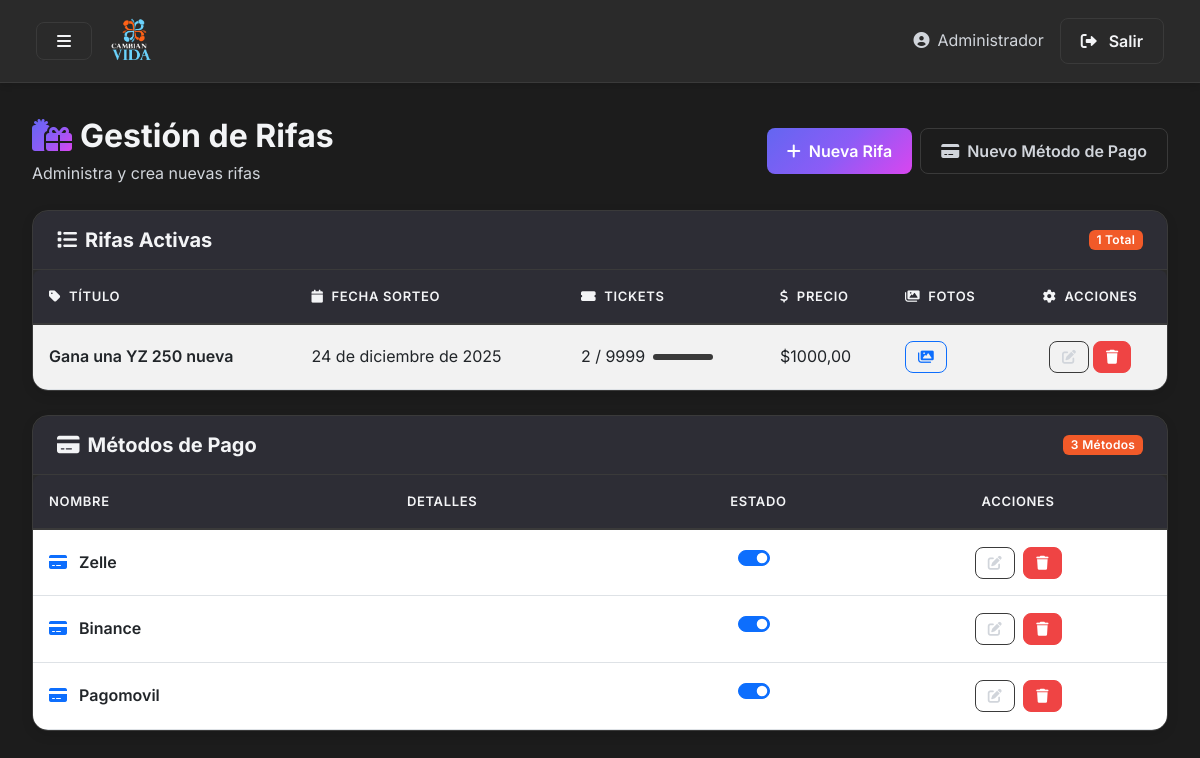
The page /app2/control/ (signed in) on the database its author committed.
### app1/models.py (models this page shows, shortened)
class Rifa(models.Model):
    titulo = models.CharField(max_length=200)
    descripcion = models.TextField(blank=True)
    fecha_sorteo = models.DateField()
    total_tickets = models.PositiveIntegerField(default=100)
    precio = models.DecimalField(max_digits=10, decimal_places=2, default=0)
    winner_ticket = models.ForeignKey('Ticket', null=True, blank=True, on_delete=models.SET_NULL, related_name='won_rifa')
    class Meta:
        ordering = ['-fecha_sorteo', 'titulo']
    @property
    def tickets_sold(self):
        return self.tickets.count()

class PaymentMethod(models.Model):
    nombre = models.CharField(max_length=200)
    detalles = models.TextField(blank=True, help_text='Instrucciones o datos para el pago, p.ej. número de cuenta, titular, nota')
    activo = models.BooleanField(default=True)
    creado_en = models.DateTimeField(auto_now_add=True)
    class Meta:
        ordering = ['-creado_en', 'nombre']

### app2/views.py (the view, shortened to what this page needs)
# urls.py: path('control/', views.control, name='control'),
def control(request):
    user_id = request.session.get('user_admin_id')
    if not user_id:
        messages.error(request, 'Debe iniciar sesión primero')
        return redirect('login')
    try:
        user = User_admin.objects.get(id=user_id)
    except User_admin.DoesNotExist:
        messages.error(request, 'Usuario no encontrado')
        return redirect('login')
    rifas = crud_rifas.obtener_rifas()
    app_methods = app1_crud.obtener_todos_metodos()
    rifas_list = []
    for r in rifas:
        images = []
        try:
            for img in r.images.all():
                try:
                    images.append(img.image.url)
                except Exception:
                    continue
        except Exception:
            images = []
        rifas_list.append({
            'id': r.id,
            'titulo': r.titulo,
            'descripcion': r.descripcion,
            'fecha_sorteo': r.fecha_sorteo.isoformat() if getattr(r, 'fecha_sorteo', None) else None,
            'total_tickets': r.total_tickets,
            'precio': float(r.precio) if getattr(r, 'precio', None) is not None else 0,
            'images': images,
            'tickets_sold': getattr(r, 'tickets', None) and r.tickets.count() or 0,
        })
    rifas_json = json.dumps(rifas_list, cls=DjangoJSONEncoder)
    context = {
        'rifas': rifas,
        'app_methods': app_methods,
        'rifas_json': rifas_json,
    }
    return render(request, 'control.html', context)

### app1/crud.py (called while the page is built)
def obtener_todos_metodos():
    return PaymentMethod.objects.all().prefetch_related('fields').order_by('-creado_en')

### app2/crud.py (called while the page is built)
def obtener_rifas():
    return Rifa.objects.all().prefetch_related('images')

### app2/templates/control.html (shortened to what this page needs)
{% load static %}
<!DOCTYPE html>
<html lang="es">
<head>
    <link href="https://cdn.jsdelivr.net/npm/bootstrap@5.3.0/dist/css/bootstrap.min.css" rel="stylesheet">
    <link rel="stylesheet" href="https://cdnjs.cloudflare.com/ajax/libs/font-awesome/6.0.0/css/all.min.css">
    <link rel="stylesheet" href="{% static 'css/paneles-style.css' %}">
</head>
<body>
    <nav class="navbar navbar-expand-lg navbar-dark">
      <div class="container-fluid">
        <button class="btn btn-outline-light me-3" id="sidebarToggle">
          <i class="fas fa-bars"></i>
        </button>
        <img src="{% static 'images/cambiando vidas def-04.png' %}" alt="Logo" height="50" class="me-2">
        <div class="ms-auto d-flex align-items-center">
          <span class="text-secondary me-3 d-none d-md-inline">
            <i class="fas fa-user-circle me-2"></i>Administrador
          </span>
          <a href="{% url 'login' %}" class="btn btn-outline-light">
            <i class="fas fa-sign-out-alt"></i>
            <span class="d-none d-md-inline ms-1">Salir</span>
          </a>
        </div>
      </div>
    </nav>
  <div class="d-flex toggled" id="wrapper" style="min-height: 100vh;">
      <div class="flex-grow-1" id="page-content-wrapper">
        <div class="d-flex justify-content-between align-items-center mb-4">
            <div>
                <h2 class="mb-1">
                    <i class="fas fa-gifts me-2 text-gradient"></i>Gestión de Rifas
                </h2>
                <p class="text-secondary mb-0">Administra y crea nuevas rifas</p>
            </div>
            <div class="d-flex gap-2">
              <button class="btn btn-primary" data-bs-toggle="modal" data-bs-target="#createRifaModal">
                <i class="fas fa-plus"></i> Nueva Rifa
              </button>
              <button class="btn btn-outline-secondary" data-bs-toggle="modal" data-bs-target="#createPaymentModal">
                <i class="fas fa-credit-card"></i> Nuevo Método de Pago
              </button>
            </div>
        </div>
        <div class="card mb-4">
            <div class="card-header d-flex justify-content-between align-items-center">
                <h5 class="mb-0">
                    <i class="fas fa-list me-2"></i>Rifas Activas
                </h5>
                <span class="badge bg-primary">{{ rifas|length }} Total</span>
            </div>
            <div class="card-body p-0">
                <div class="table-responsive">
                    <table class="table table-hover table-striped mb-0">
                        <thead>
                            <tr>
                                <th><i class="fas fa-tag me-2"></i>Título</th>
                                <th><i class="fas fa-calendar me-2"></i>Fecha Sorteo</th>
                                <th><i class="fas fa-ticket-alt me-2"></i>Tickets</th>
                                <th><i class="fas fa-dollar-sign me-2"></i>Precio</th>
                                <th><i class="fas fa-images me-2"></i>Fotos</th>
                                <th class="text-center"><i class="fas fa-cog me-2"></i>Acciones</th>
                            </tr>
                        </thead>
                        <tbody>
                            {% for rifa in rifas %}
                            <tr>
                                <td class="fw-semibold">{{ rifa.titulo }}</td>
                                <td>{{ rifa.fecha_sorteo }}</td>
                                <td>
                                    <div class="d-flex align-items-center gap-2">
                                        <span>{{ rifa.tickets_sold }} / {{ rifa.total_tickets }}</span>
                                        <div class="progress" style="width: 60px; height: 6px;">
                                        </div>
                                    </div>
                                </td>
                <td>
                  ${{ rifa.precio|default:0|floatformat:2 }}
                </td>
                <td>
                  {% if rifa.images.all %}
                    <button type="button" class="btn btn-sm btn-outline-primary view-photos-btn" data-id="{{ rifa.id }}" title="Ver fotos">
                    <i class="fas fa-images"></i>
                    </button>
                  {% else %}
                    <span class="text-muted">Sin imágenes</span>
                  {% endif %}
                </td>
                                <td class="text-center">
                  <div class="d-flex justify-content-center gap-1">
                    <button type="button" class="btn btn-sm btn-outline-secondary edit-rifa-btn" data-id="{{ rifa.id }}" data-titulo="{{ rifa.titulo|escapejs }}" data-fecha="{{ rifa.fecha_sorteo }}" data-total="{{ rifa.total_tickets }}" data-desc="{{ rifa.descripcion|escapejs }}" data-precio="{{ rifa.precio|default:0 }}" data-bs-toggle="modal" data-bs-target="#editRifaModal">
                      <i class="fas fa-edit"></i>
                    </button>
                    <form method="post" style="display:inline;">
                      <button type="submit" class="btn btn-danger btn-sm" title="Eliminar">
                        <i class="fas fa-trash"></i>
                      </button>
                    </form>
                  </div>
                                </td>
                            </tr>
                            {% endfor %}
                        </tbody>
                    </table>
                </div>
            </div>
        </div>
        <div class="card">
          <div class="card-header d-flex justify-content-between align-items-center">
            <h5 class="mb-0">
                <i class="fas fa-credit-card me-2"></i>Métodos de Pago
            </h5>
            <span class="badge bg-primary">{{ app_methods|length }} Métodos</span>
          </div>
          <div class="card-body p-0">
            <div class="table-responsive">
                <table class="table table-hover mb-0">
                  <thead>
                    <tr>
                      <th>Nombre</th>
                      <th>Detalles</th>
                      <th class="text-center">Estado</th>
                      <th class="text-center">Acciones</th>
                    </tr>
                  </thead>
                  <tbody>
                  {% for metodo in app_methods %}
                    <tr>
                      <td class="fw-semibold">
                        <i class="fas fa-credit-card me-2 text-primary"></i>
                        {{ metodo.nombre }}
                      </td>
                      <td style="max-width:400px;">
                      </td>
                      <td class="text-center">
                        <form method="post" class="d-inline toggle-active-form" id="toggle-form-{{ metodo.id }}">
                          <div class="form-check form-switch d-inline-block">
                            <input class="form-check-input toggle-active-input" type="checkbox"
                                   id="toggleActive{{ metodo.id }}" {% if metodo.activo %}checked{% endif %}>
                          </div>
                        </form>
                      </td>
                      <td class="text-center">
                        <button type="button" class="btn btn-sm btn-outline-secondary edit-method-btn me-1"
                                data-id="{{ metodo.id }}"
                                data-name="{{ metodo.nombre|escapejs }}"
                                data-fields='[{% for f in metodo.fields.all %}{"field_name":"{{ f.field_name|escapejs }}","field_value":"{{ f.field_value|escapejs }}"}{% if not forloop.last %},{% endif %}{% endfor %}]'
                                data-bs-toggle="modal"
                                data-bs-target="#editPaymentModal">
                            <i class="fas fa-edit"></i>
                        </button>
                        <form method="post" class="d-inline">
                          <button type="submit" class="btn btn-sm btn-danger">
                            <i class="fas fa-trash"></i>
                          </button>
                        </form>
                      </td>
                    </tr>
                  {% endfor %}
                  </tbody>
                </table>
            </div>
          </div>
        </div>
      </div>
    </div>
    <div aria-live="polite" aria-atomic="true" class="position-fixed top-0 end-0 p-3" style="z-index: 3000;">
    </div>
</body>
</html>

### assets/css/paneles-style.css (style rules this page uses)
:root { --primary: #f15a29; --primary-dark: #d14820; --primary-light: #ff7a4d; --secondary: #66c7e6; --secondary-dark: #4ba8c7; --secondary-light: #8dd9f0; --dark-blue: #004e7c; --dark-blue-light: #006ba3; --dark-bg: #1c1c1c; --dark-surface: #2a2a2a; --dark-border: #3a3a3a; --text-primary: #f3f4f6; --text-secondary: #d1d5db; --text-muted: #9ca3af; --accent-success: #10b981; --accent-warning: #f59e0b; --accent-error: #ef4444; --gradient-primary: linear-gradient(135deg, #6366f1 0%, #8b5cf6 50%, #d946ef 100%); --radius-sm: 0.375rem; --radius-md: 0.5rem; --radius-lg: 0.75rem; --radius-xl: 1rem; --transition: all 0.3s cubic-bezier(0.4, 0, 0.2, 1); --spacing-xs: 0.5rem; --spacing-sm: 0.75rem; --spacing-md: 1rem; --spacing-lg: 1.5rem; --spacing-xl: 2rem; }
* { margin: 0; padding: 0; box-sizing: border-box; }
html, body { overflow-x: hidden; width: 100%; position: relative; }
html { scroll-behavior: smooth; }
body { font-family: "Inter", -apple-system, BlinkMacSystemFont, "Segoe UI", Roboto, sans-serif; background-color: var(--dark-bg); color: var(--text-primary); overflow-x: hidden; line-height: 1.6; }
.navbar { background-color: var(--dark-surface) !important; border-bottom: 1px solid var(--dark-border); box-shadow: 0 4px 6px -1px rgba(0, 0, 0, 0.1); padding: 1rem 1.5rem; position: sticky; top: 0; z-index: 1020; }
.navbar .btn-outline-light { border-color: var(--dark-border); color: var(--text-primary); transition: var(--transition); }
.navbar img { max-height: 50px; height: auto; width: auto; }
#page-content-wrapper { min-width: 100vw; background-color: var(--dark-bg); padding: 2rem; margin-left: 250px; transition: margin-left 0.3s ease-out; min-height: 100vh; }
#wrapper.toggled #page-content-wrapper { margin-left: 0; }
h2, h3, h4, h5 { color: var(--text-primary); font-weight: 700; line-height: 1.3; }
h2 { font-size: clamp(1.5rem, 4vw, 2rem); }
h5 { font-size: clamp(1rem, 2vw, 1.25rem); }
.card { background-color: var(--dark-surface); border: 1px solid var(--dark-border); border-radius: var(--radius-xl); box-shadow: 0 4px 12px rgba(0, 0, 0, 0.1); transition: var(--transition); overflow: hidden; }
.card-header { background-color: rgba(99, 102, 241, 0.05); border-bottom: 1px solid var(--dark-border); border-radius: var(--radius-xl) var(--radius-xl) 0 0 !important; padding: 1rem 1.5rem; font-weight: 600; color: var(--text-primary); display: flex; flex-wrap: wrap; gap: 0.5rem; align-items: center; justify-content: space-between; }
.card-body { padding: 1.5rem; color: var(--text-secondary); }
.table-responsive { overflow-x: auto; -webkit-overflow-scrolling: touch; border-radius: var(--radius-md); }
.table { color: var(--text-primary); margin-bottom: 0; min-width: 800px; }
.table thead th { background-color: rgba(99, 102, 241, 0.05); border-bottom: 2px solid var(--dark-border); color: var(--text-primary); font-weight: 600; text-transform: uppercase; font-size: 0.8125rem; letter-spacing: 0.05em; padding: 1rem; white-space: nowrap; }
.table tbody td { border-top: 1px solid var(--dark-border); padding: 1rem; vertical-align: middle; }
.table-striped tbody tr:nth-of-type(odd) { background-color: rgba(99, 102, 241, 0.02); }
.table-hover tbody tr { transition: var(--transition); }
.btn { border-radius: var(--radius-md); font-weight: 600; padding: 0.625rem 1.25rem; transition: var(--transition); display: inline-flex; align-items: center; gap: 0.5rem; min-height: 38px; justify-content: center; }
.btn-primary { background: var(--gradient-primary); border: none; color: white; }
.btn-danger { background-color: var(--accent-error); border-color: var(--accent-error); }
.btn-outline-secondary { border-color: var(--dark-border); color: var(--text-secondary); }
.btn-sm { padding: 0.375rem 0.75rem; font-size: 0.875rem; min-height: 32px; }
.badge { padding: 0.35em 0.65em; font-weight: 600; border-radius: var(--radius-sm); font-size: 0.75rem; letter-spacing: 0.025em; }
.badge.bg-primary { background-color: var(--primary) !important; }
.progress { background-color: var(--dark-border); border-radius: var(--radius-sm); overflow: hidden; }
.text-gradient { background: var(--gradient-primary); -webkit-background-clip: text; -webkit-text-fill-color: transparent; background-clip: text; }
.text-secondary { color: var(--text-secondary) !important; }
.card, .alert { animation: fadeIn 0.3s ease-out; }
.fw-semibold, .fw-bold { color: var(--text-primary); }

### rows shown on the page
Rifa: titulo "Gana una YZ 250 nueva", fecha_sorteo "24 de diciembre de 2025", tickets_sold "2", total_tickets "9999", precio "1000,00"
PaymentMethod: nombre "Zelle", activo "☑"
PaymentMethod: nombre "Binance", activo "☑"
PaymentMethod: nombre "Pagomovil", activo "☑"

### other values the page prints
{{ rifas|length }} "1"
{{ app_methods|length }} "3"
